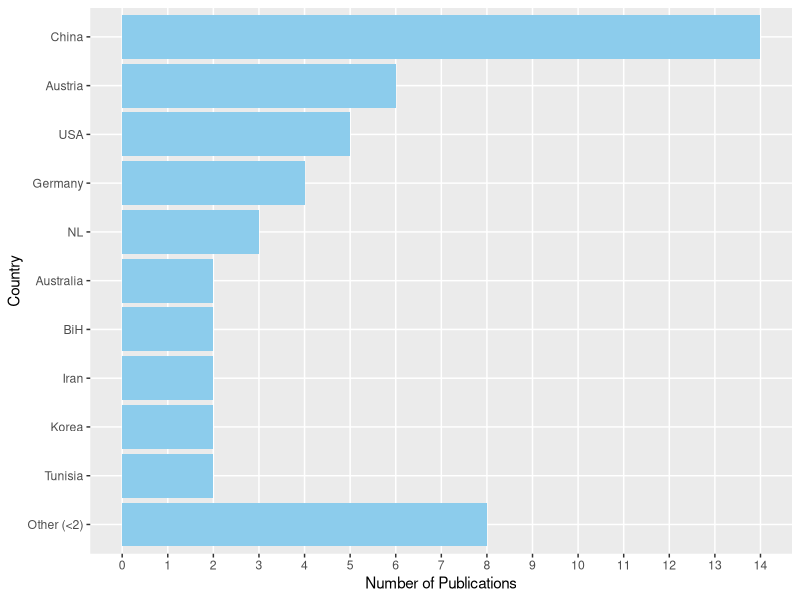
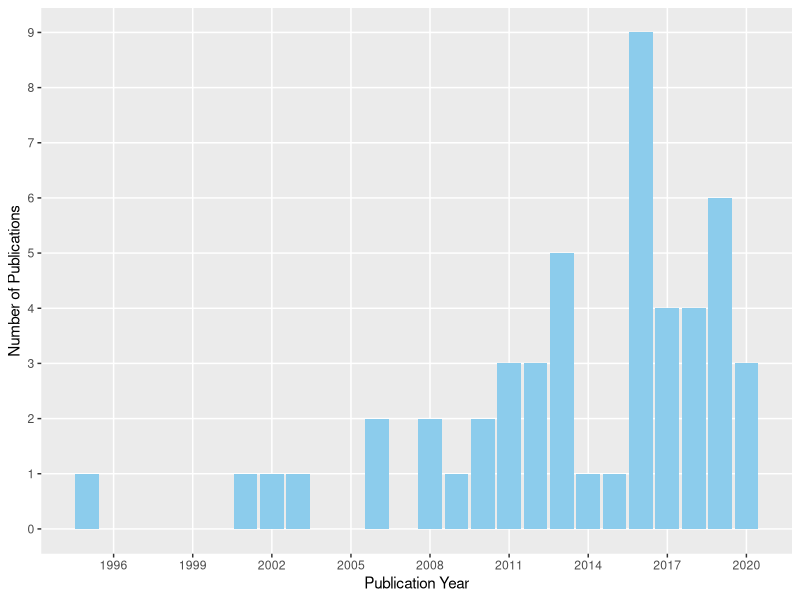
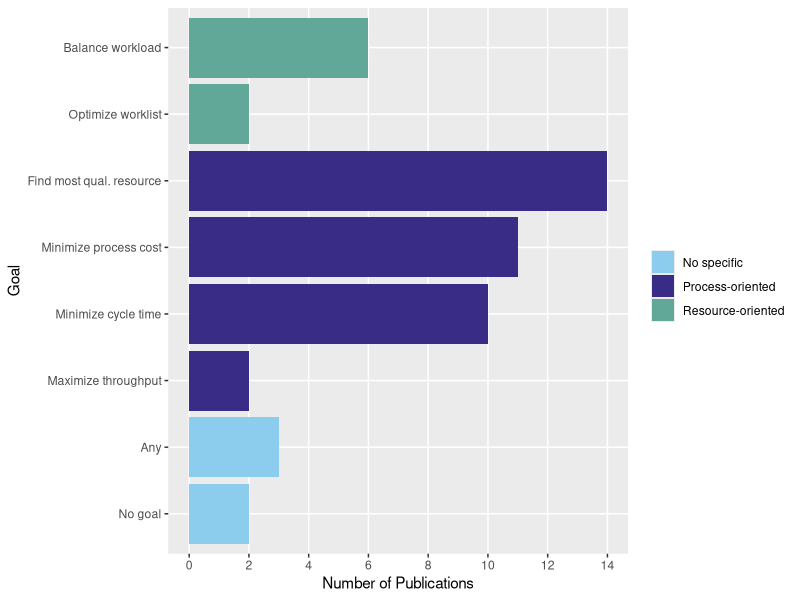
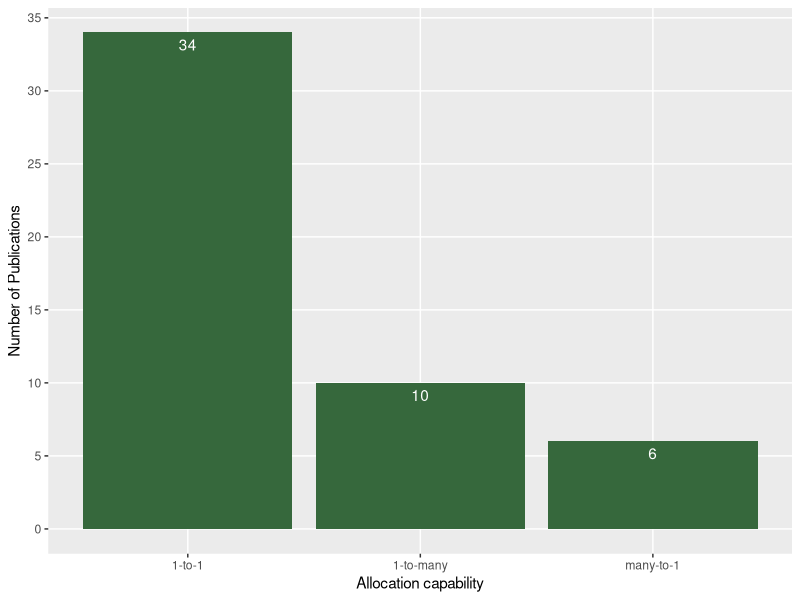
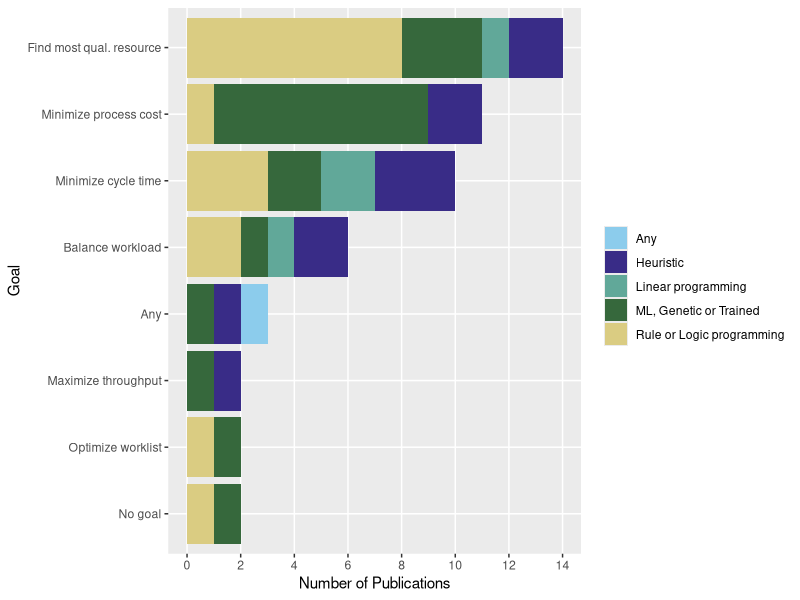
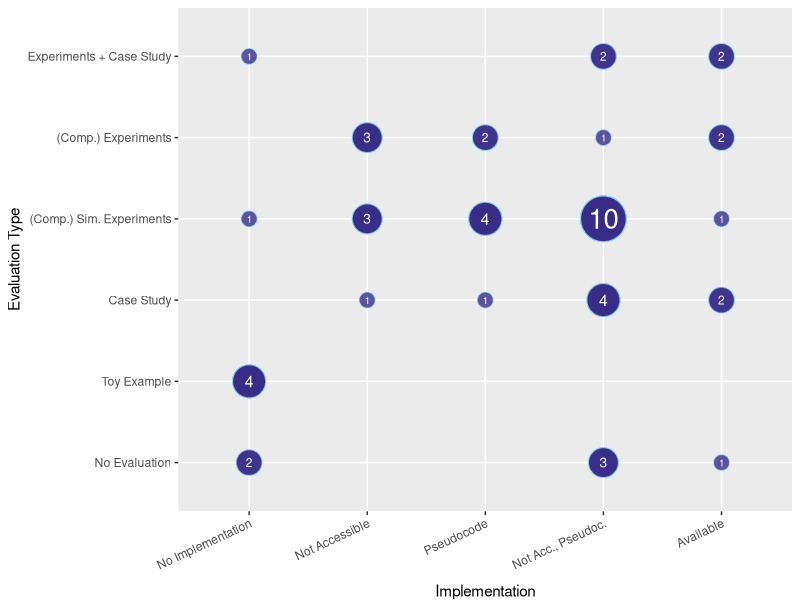
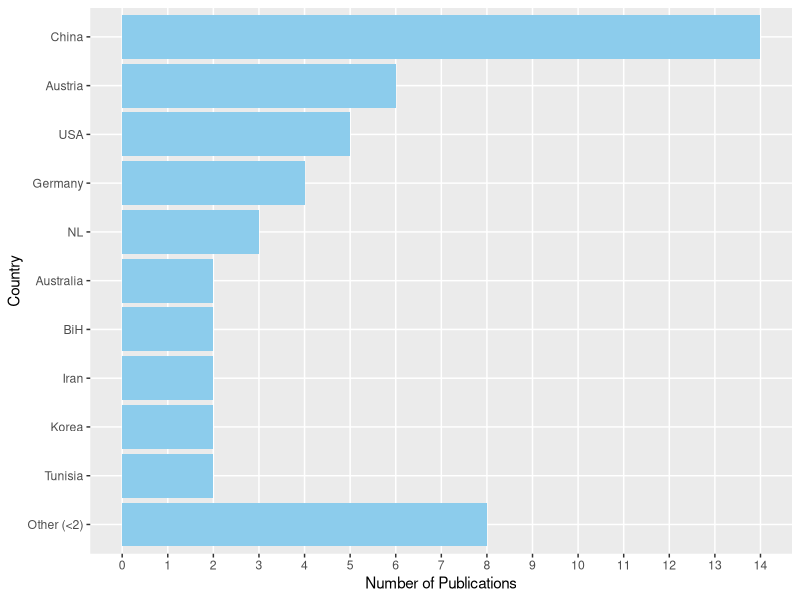
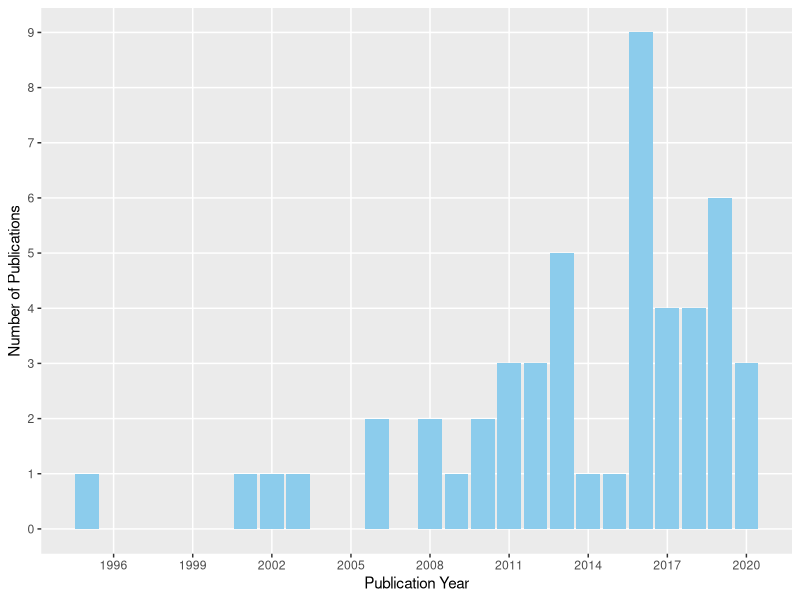

Recreate these plots in R, in order.
library(readr)
library(dplyr)
library(tidyr)
library(igraph)
library(graphlayouts)
library(ggraph)
library(ggplot2)
library(scales)
library(stringr)

data <- read_csv("Literature_review_collection.xlsx - DataExtraction.csv", 
  col_types = cols(Title = col_character(), 
  Year = col_date(format = "%Y")),
  skip = 2)

colors = c("#8CCCEC", "#392C87", "#61A899", "#36683C", "#DACC82", "#999944")
colors_rating = c("#D86933", "#E49845", "#EEC35A", "#F6F171", "#CEDFB0", "#9FC094")

data <- data %>% 
  filter(Country != "no")

# Publication trends
by_country <- data %>%
  group_by(Country) %>%
  summarise(n=n()) %>%
  arrange(n, desc(Country))

other <- by_country %>%
  filter(n<=1)
by_country <- by_country %>%
  filter(! Country %in% other$Country)
  
by_country <- rbind(data.frame(Country="Other (<2)", n=count(other)), by_country)
by_country$ID <- seq.int(nrow(by_country))
by_country$Country <- factor(by_country$ID, 
                             labels=by_country$Country,
                             levels=by_country$ID,
                             ordered = TRUE)

ggplot(by_country, aes(x=n, y=Country)) +
  geom_bar(stat="identity", fill=colors[1]) +
  ylab("Country") +
  xlab("Number of Publications") + 
  scale_x_continuous(n.breaks=max(by_country$n), minor_breaks = NULL)
ggsave("countries.PDF", width = 5, height = 3)

# By year
ggplot(data, aes(x=Year)) +
  geom_bar(fill=colors[1]) +
  xlab("Publication Year") +
  ylab("Number of Publications") + 
  scale_x_date(date_labels = "%Y", breaks = "3 years", minor_breaks = NULL) +
  scale_y_continuous(n.breaks=max(by_country$n), minor_breaks = NULL)
ggsave("years.PDF", width = 5, height = 3)

# Optimization goals
goals <- data %>%
  group_by(Goal, `Goal Type`) %>%
  summarise(n=n()) %>%
  arrange(`Goal Type`, n)

goals$ID = seq.int(nrow(goals))
goals$Goal <- factor(goals$ID, 
  labels=goals$Goal,
  levels=goals$ID,
  ordered = TRUE)

ggplot(goals, aes(y=Goal, x=n, fill=`Goal Type`)) +
  geom_bar(stat='Identity') +
  scale_fill_manual(name = element_blank(), values = colors) +
  scale_x_continuous(breaks=pretty_breaks(n=floor(max(goals$n)/2)), minor_breaks = NULL) +
  xlab("Number of Publications")
ggsave("goals.PDF", width = 6, height = 2)

# Allocation Capabilities
ggplot(data, aes(x=`Allocation capability`)) +
  geom_bar(fill=colors[4]) +
  ylab("Number of Publications") + 
  scale_y_continuous(breaks=pretty_breaks(n=7), minor_breaks = NULL) + 
  geom_text(aes(label = ..count..), stat = "count", vjust = 1.5, colour = "white")
ggsave("allocation_small.PDF", width = 3, height = 2)

# Solution techniques grouped by their allocation goal
sol <- select(data, Goal, `Resource allocation technique type`)
sol$t <- sol$`Resource allocation technique type`
sol$t[sol$t == "Rule" | sol$t == "Logic programming"] <- "Rule or Logic programming" 
sol$t[sol$t == "Machine Learning" | sol$t == "Genetic algorithm" | sol$t == "Trained rule"] <- "ML, Genetic or Trained" 

# we do this for ordering
sol <- sol %>%
  group_by(Goal) %>%
  mutate(n = n()) %>%
  arrange(n)

sol$ID = seq.int(nrow(sol))
sol$Goal <- factor(sol$ID, 
                     labels=sol$Goal,
                     levels=sol$ID,
                     ordered = TRUE)

ggplot(sol, aes(y=Goal, fill=t)) +
  geom_bar() +
  scale_fill_manual(name = element_blank(), values = colors) +
  scale_x_continuous(breaks=pretty_breaks(n=floor(max(sol$n)/2)), minor_breaks = NULL) +
  xlab("Number of Publications")
ggsave("solution_technique.PDF", width = 8, height = 2)

# Maturity levels
# we do this for ordering
mat <- select(data, `Evaluation Type`, `Prototypical implementation type`)
mat <- mat %>%
  group_by(`Evaluation Type`, `Prototypical implementation type`) %>%
  mutate(n = n()) %>%
  arrange(n)

mat$`Prototypical implementation type` = str_to_title(mat$`Prototypical implementation type`)
mat$`Evaluation Type` = str_to_title(mat$`Evaluation Type`)

order_y = str_to_title(c(
  "No evaluation",
  "Toy example",
  "Case study",
  "(Comp.) sim. experiments",
  "(Comp.) experiments",
  "Experiments + Case study"
))
order_x = str_to_title(c(
  "no implementation",
  "not accessible",
  "pseudocode",
  "not acc., pseudoc.",
  "available"
))

mat$ID = seq.int(nrow(mat))
mat$`Evaluation Type` <- factor(mat$ID, 
                   labels=mat$`Evaluation Type`,
                   levels=mat$ID,
                   ordered = TRUE)

ggplot(mat, aes(y=factor(mat$`Evaluation Type`, level=order_y), x=factor(mat$`Prototypical implementation type`, level=order_x), size=n)) +
  geom_point(colour=colors[1], fill=colors[2], alpha=0.8, shape=21) + 
  scale_size(range = c(5, 15)) +
  guides(size="none") +
  geom_text(aes(label = n), colour = "white", size=mat$n*0.5 + 2, check_overlap = T) +
  xlab("Implementation") +
  ylab("Evaluation Type") +
  theme(axis.text.x = element_text(angle =25, hjust=1)) +
  theme(axis.title.x = element_text(vjust=-1)) 
ggsave("evaluation.PDF", width = 5, height = 3, dpi = 300)

#ggplot(data, aes(x=str_to_title(Maturity), fill=str_to_title(Maturity))) +
#  geom_bar() +
#  scale_fill_manual(name = element_blank(), values = rev(tail(colors_rating, -1))) +
#  xlab("Maturity Level") +
#  ylab("Number of Publications") +
#  theme(legend.position="none") + 
#  geom_text(aes(label = ..count..), stat = "count", vjust = 1.5, colour = "#353839")
#ggsave("maturity.PDF", width = 3, height = 2)
